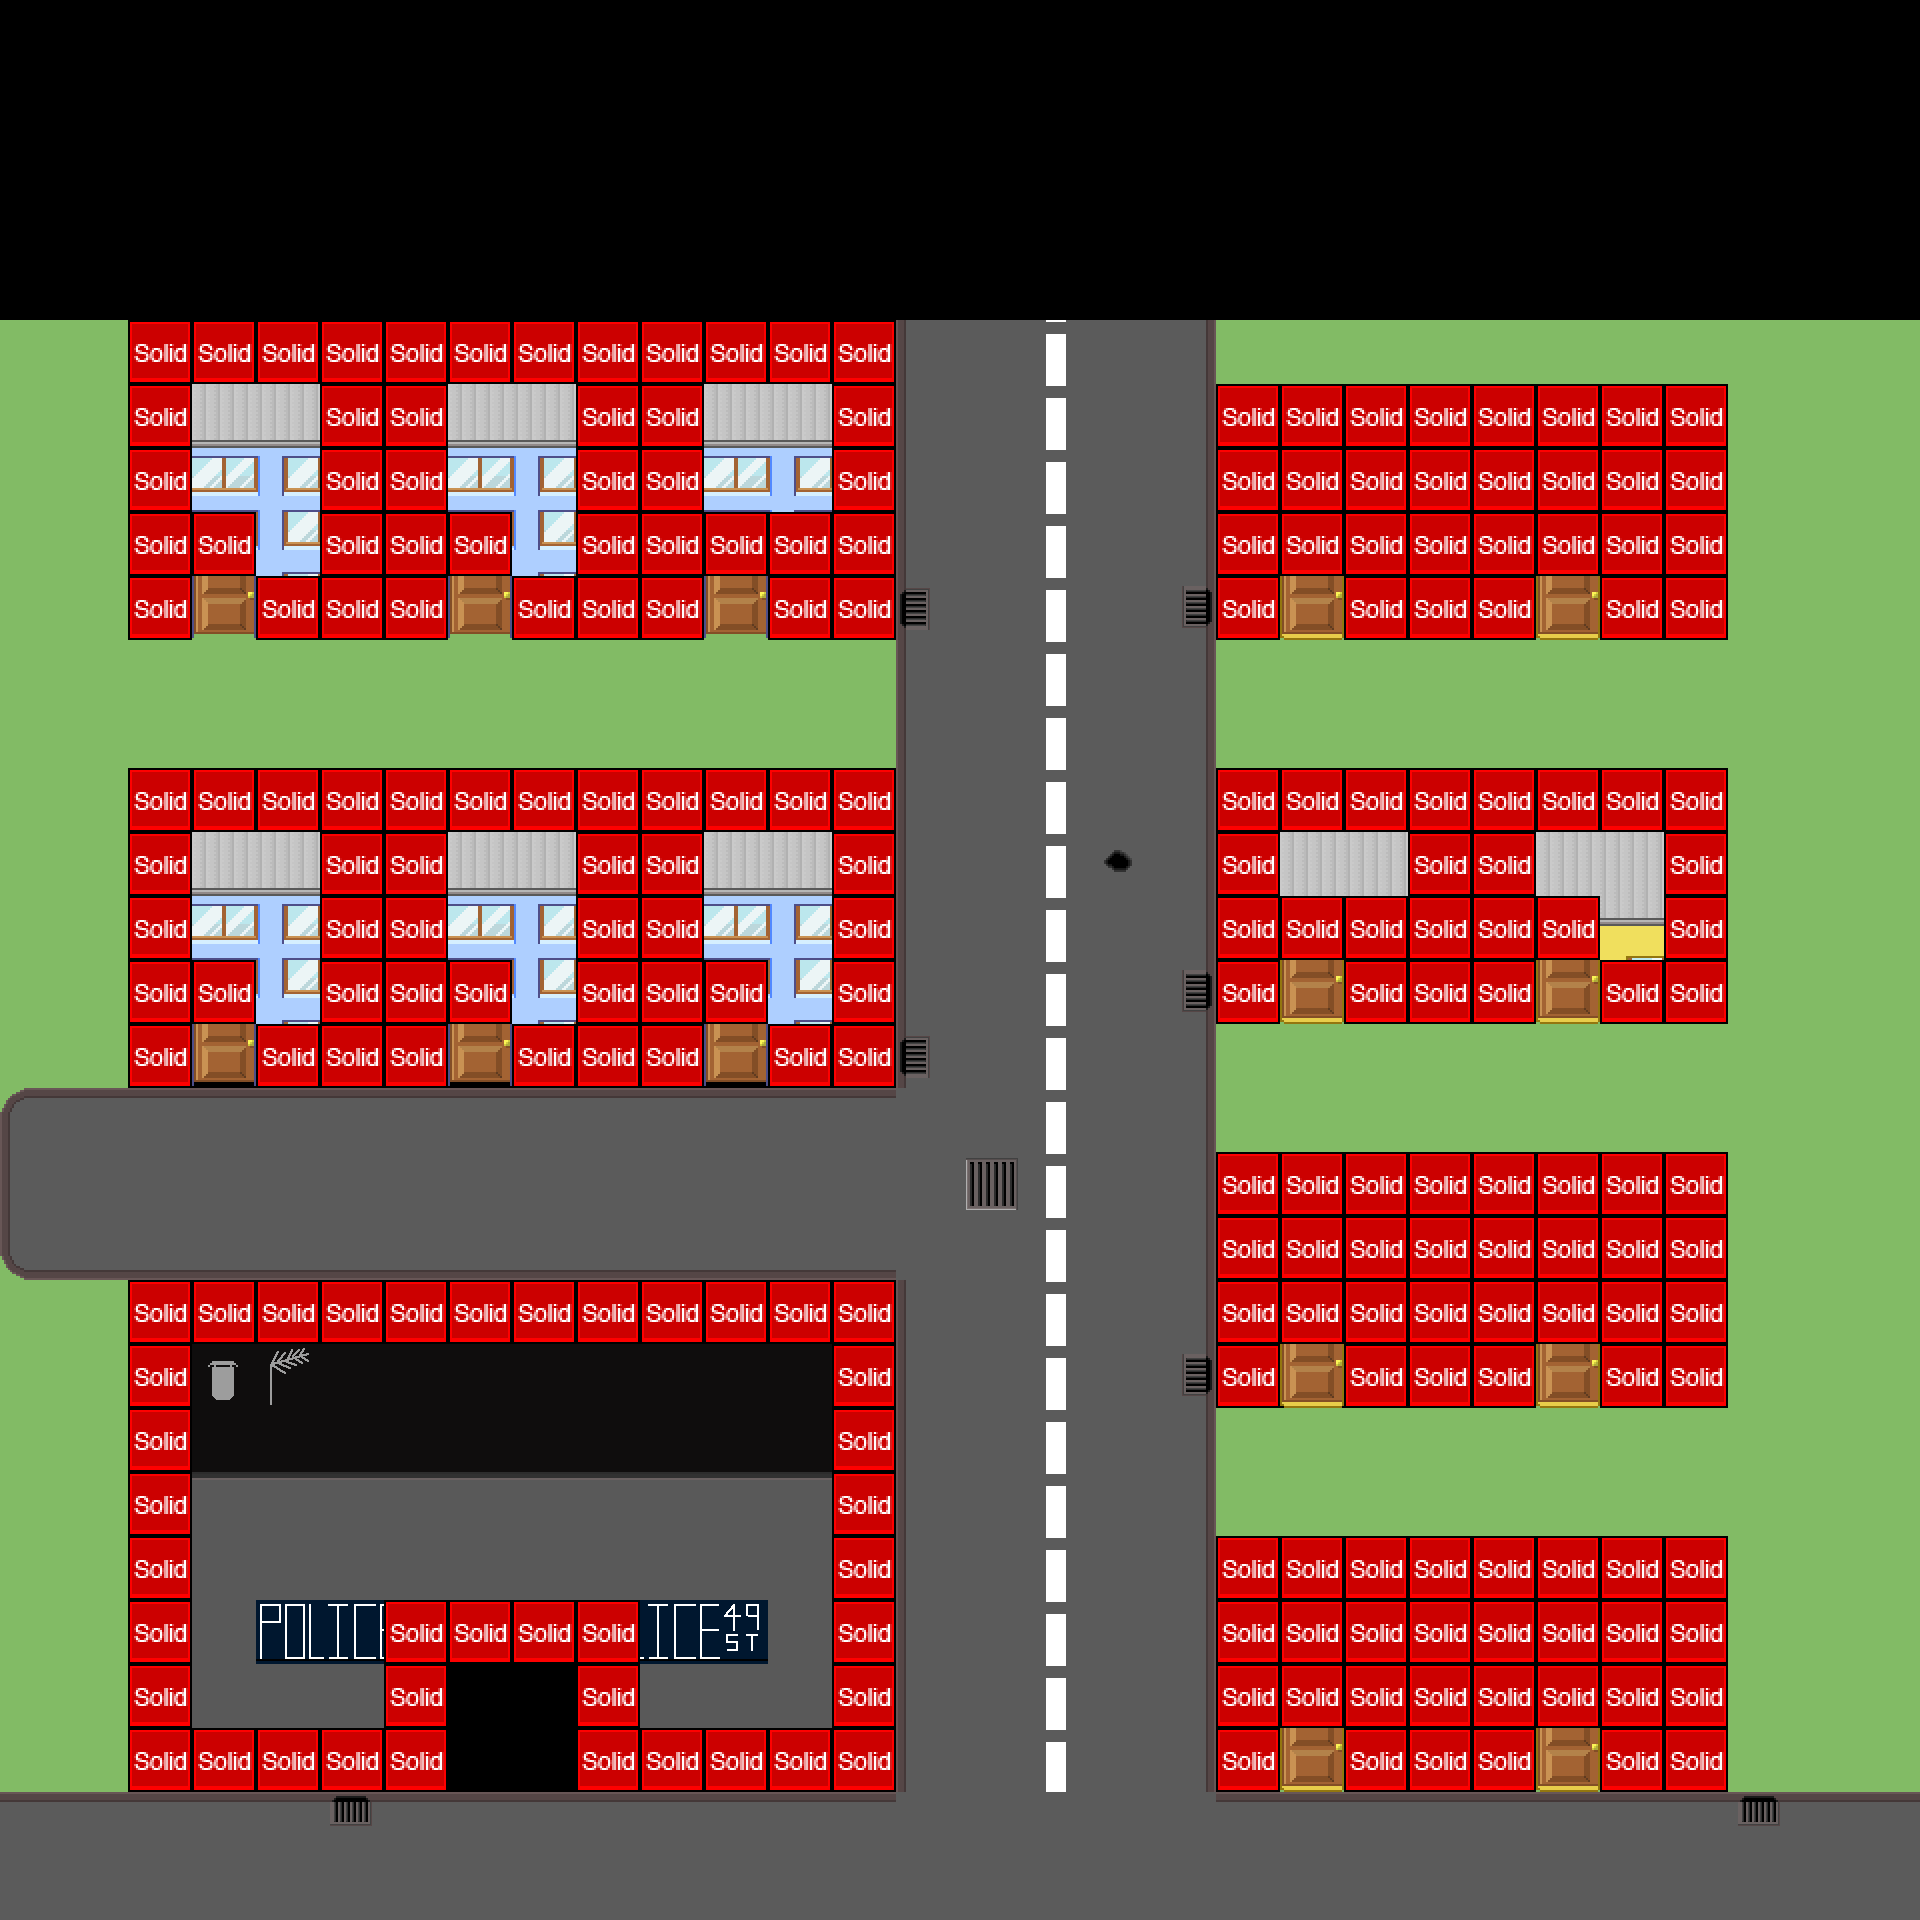

This is a level from a 2D game, rendered from its Tiled map with the project's own tilesets. A one-line summary and the map file follow, with tile-layer data summarised:
An orthogonal 30x30 tile map with 64x64 px tiles, 3 tile layers (Tile Layer 1, House, Collision), 6 tilesets and 1 object (mainPlayer).

<map version="1.0" orientation="orthogonal" width="30" height="30" tilewidth="64" tileheight="64">
 <tileset firstgid="1" name="Building 1" tilewidth="64" tileheight="64">
  <image source="../../James Textures/Floor + Building textures/Building 1.png" width="384" height="384" />
 </tileset>
 <tileset firstgid="37" name="Carpet" tilewidth="64" tileheight="64">
  <image source="../../James Textures/Floor + Building textures/Carpet.png" width="320" height="192" />
 </tileset>
 <tileset firstgid="52" name="Police Sign" tilewidth="64" tileheight="64">
  <image source="../../James Textures/Floor + Building textures/Police Sign.png" width="192" height="64" />
 </tileset>
 <tileset firstgid="55" name="gfxlib_FreeTileset_64" tilewidth="64" tileheight="64">
  <image source="../img/map/gfxlib_FreeTileset_64.png" width="960" height="2432" />
 </tileset>
 <tileset firstgid="625" name="metatiles_64" tilewidth="64" tileheight="64">
  <image source="../img/map/metatiles_64.png" width="320" height="64" />
  <tile id="0">
   <properties>
    <property name="type" value="solid" />
   </properties>
  </tile>
 </tileset>
 <tileset firstgid="630" name="Road textures" tilewidth="64" tileheight="64">
  <image source="../../James Textures/Floor + Building textures/Road textures.png" width="320" height="320" />
 </tileset>
 <layer name="Tile Layer 1" width="30" height="30">
  <data>[900 cells, 681 non-empty, 35 distinct tile ids]</data>
 </layer>
 <layer name="House" width="30" height="30">
  <data>[900 cells, 259 non-empty, 72 distinct tile ids]</data>
 </layer>
 <layer name="Collision" width="30" height="30">
  <data>[900 cells, 240 non-empty, 1 distinct tile ids]</data>
 </layer>
 <objectgroup name="Object Layer 1" width="30" height="30">
  <object name="mainPlayer" x="452" y="1669" width="71" height="137">
   <properties>
    <property name="image" value="police_idle" />
    <property name="spritewidth" value="64" />
   </properties>
  </object>
 </objectgroup>
</map>
